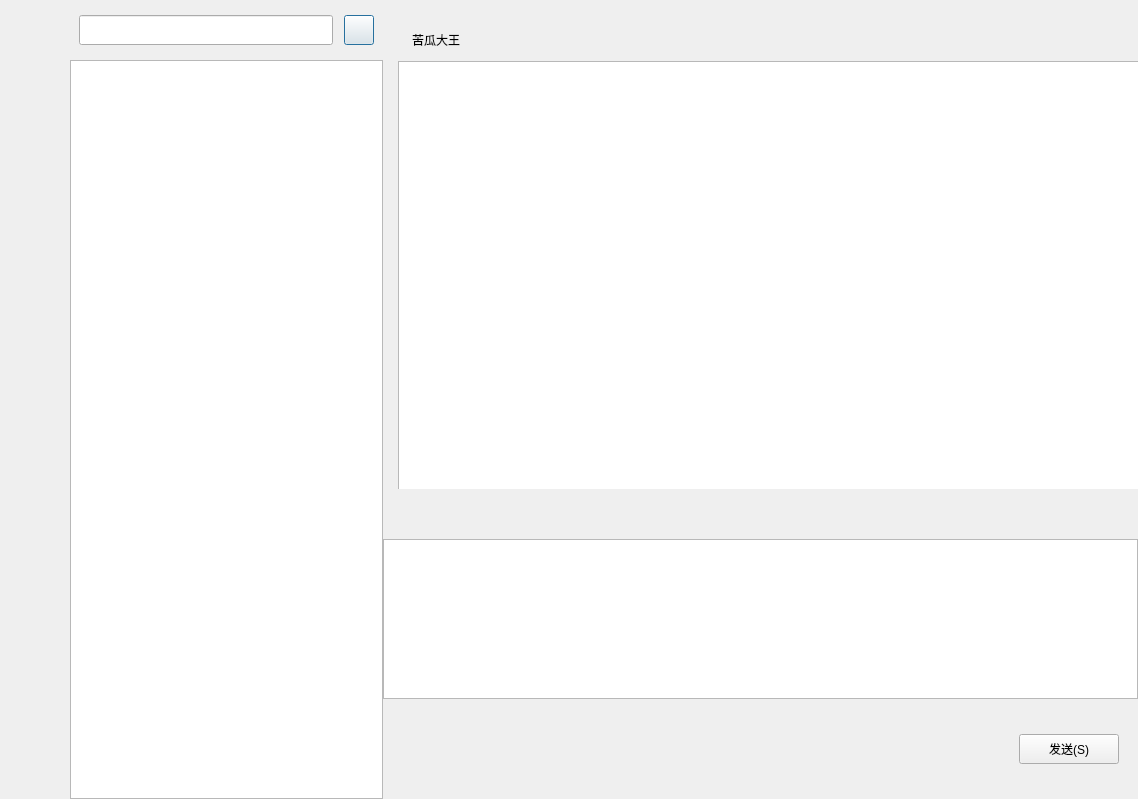
<?xml version="1.0" encoding="UTF-8"?>
<ui version="4.0">
 <class>Chat_Dialog</class>
 <widget class="QDialog" name="Chat_Dialog">
  <property name="geometry">
   <rect>
    <x>0</x>
    <y>0</y>
    <width>1138</width>
    <height>799</height>
   </rect>
  </property>
  <property name="minimumSize">
   <size>
    <width>1138</width>
    <height>799</height>
   </size>
  </property>
  <property name="maximumSize">
   <size>
    <width>1138</width>
    <height>799</height>
   </size>
  </property>
  <property name="windowTitle">
   <string>Dialog</string>
  </property>
  <layout class="QHBoxLayout" name="horizontalLayout">
   <property name="spacing">
    <number>0</number>
   </property>
   <property name="leftMargin">
    <number>0</number>
   </property>
   <property name="topMargin">
    <number>0</number>
   </property>
   <property name="rightMargin">
    <number>0</number>
   </property>
   <property name="bottomMargin">
    <number>0</number>
   </property>
   <item>
    <widget class="QWidget" name="side_bar" native="true">
     <property name="sizePolicy">
      <sizepolicy hsizetype="Fixed" vsizetype="Expanding">
       <horstretch>0</horstretch>
       <verstretch>0</verstretch>
      </sizepolicy>
     </property>
     <property name="minimumSize">
      <size>
       <width>70</width>
       <height>0</height>
      </size>
     </property>
     <property name="maximumSize">
      <size>
       <width>70</width>
       <height>16777215</height>
      </size>
     </property>
     <layout class="QVBoxLayout" name="verticalLayout">
      <property name="leftMargin">
       <number>10</number>
      </property>
      <property name="topMargin">
       <number>30</number>
      </property>
      <property name="rightMargin">
       <number>0</number>
      </property>
      <property name="bottomMargin">
       <number>20</number>
      </property>
      <item>
       <widget class="QWidget" name="widget_2" native="true">
        <property name="minimumSize">
         <size>
          <width>0</width>
          <height>30</height>
         </size>
        </property>
        <layout class="QVBoxLayout" name="verticalLayout_3">
         <property name="spacing">
          <number>30</number>
         </property>
         <property name="leftMargin">
          <number>0</number>
         </property>
         <property name="topMargin">
          <number>0</number>
         </property>
         <property name="rightMargin">
          <number>0</number>
         </property>
         <property name="bottomMargin">
          <number>0</number>
         </property>
         <item>
          <widget class="QLabel" name="side_connect_lb">
           <property name="minimumSize">
            <size>
             <width>44</width>
             <height>44</height>
            </size>
           </property>
           <property name="maximumSize">
            <size>
             <width>44</width>
             <height>44</height>
            </size>
           </property>
           <property name="text">
            <string/>
           </property>
           <property name="pixmap">
            <pixmap resource="rs.qrc">:/png/user_img.jpg</pixmap>
           </property>
          </widget>
         </item>
         <item>
          <widget class="QLabel" name="side_head_lb">
           <property name="minimumSize">
            <size>
             <width>44</width>
             <height>44</height>
            </size>
           </property>
           <property name="maximumSize">
            <size>
             <width>44</width>
             <height>44</height>
            </size>
           </property>
           <property name="text">
            <string/>
           </property>
           <property name="pixmap">
            <pixmap resource="rs.qrc">:/png/left_1.png</pixmap>
           </property>
          </widget>
         </item>
         <item>
          <widget class="QLabel" name="label_2">
           <property name="minimumSize">
            <size>
             <width>44</width>
             <height>44</height>
            </size>
           </property>
           <property name="maximumSize">
            <size>
             <width>44</width>
             <height>44</height>
            </size>
           </property>
           <property name="text">
            <string/>
           </property>
           <property name="pixmap">
            <pixmap resource="rs.qrc">:/png/user.png</pixmap>
           </property>
          </widget>
         </item>
         <item>
          <widget class="QLabel" name="label_3">
           <property name="minimumSize">
            <size>
             <width>44</width>
             <height>44</height>
            </size>
           </property>
           <property name="maximumSize">
            <size>
             <width>44</width>
             <height>44</height>
            </size>
           </property>
           <property name="text">
            <string/>
           </property>
           <property name="pixmap">
            <pixmap resource="rs.qrc">:/png/left_3.png</pixmap>
           </property>
          </widget>
         </item>
         <item>
          <widget class="QLabel" name="side_chat_lb">
           <property name="minimumSize">
            <size>
             <width>44</width>
             <height>44</height>
            </size>
           </property>
           <property name="maximumSize">
            <size>
             <width>44</width>
             <height>44</height>
            </size>
           </property>
           <property name="text">
            <string/>
           </property>
           <property name="pixmap">
            <pixmap resource="rs.qrc">:/png/friend.png</pixmap>
           </property>
          </widget>
         </item>
         <item>
          <spacer name="verticalSpacer">
           <property name="orientation">
            <enum>Qt::Vertical</enum>
           </property>
           <property name="sizeHint" stdset="0">
            <size>
             <width>20</width>
             <height>40</height>
            </size>
           </property>
          </spacer>
         </item>
        </layout>
       </widget>
      </item>
      <item>
       <widget class="QWidget" name="widget_3" native="true">
        <property name="sizePolicy">
         <sizepolicy hsizetype="Preferred" vsizetype="Preferred">
          <horstretch>0</horstretch>
          <verstretch>0</verstretch>
         </sizepolicy>
        </property>
        <property name="minimumSize">
         <size>
          <width>0</width>
          <height>80</height>
         </size>
        </property>
        <property name="maximumSize">
         <size>
          <width>16777215</width>
          <height>16777215</height>
         </size>
        </property>
        <layout class="QVBoxLayout" name="verticalLayout_6">
         <property name="spacing">
          <number>30</number>
         </property>
         <property name="leftMargin">
          <number>0</number>
         </property>
         <property name="topMargin">
          <number>0</number>
         </property>
         <property name="rightMargin">
          <number>0</number>
         </property>
         <property name="bottomMargin">
          <number>0</number>
         </property>
         <item>
          <widget class="QLabel" name="label_4">
           <property name="minimumSize">
            <size>
             <width>44</width>
             <height>44</height>
            </size>
           </property>
           <property name="maximumSize">
            <size>
             <width>44</width>
             <height>44</height>
            </size>
           </property>
           <property name="text">
            <string/>
           </property>
           <property name="pixmap">
            <pixmap resource="rs.qrc">:/png/left_bt1.png</pixmap>
           </property>
          </widget>
         </item>
         <item>
          <widget class="QLabel" name="label_6">
           <property name="minimumSize">
            <size>
             <width>44</width>
             <height>44</height>
            </size>
           </property>
           <property name="maximumSize">
            <size>
             <width>44</width>
             <height>44</height>
            </size>
           </property>
           <property name="text">
            <string/>
           </property>
           <property name="pixmap">
            <pixmap resource="rs.qrc">:/png/phone.png</pixmap>
           </property>
          </widget>
         </item>
         <item>
          <widget class="QLabel" name="label_5">
           <property name="minimumSize">
            <size>
             <width>44</width>
             <height>44</height>
            </size>
           </property>
           <property name="maximumSize">
            <size>
             <width>44</width>
             <height>44</height>
            </size>
           </property>
           <property name="text">
            <string/>
           </property>
           <property name="pixmap">
            <pixmap resource="rs.qrc">:/png/other.png</pixmap>
           </property>
          </widget>
         </item>
        </layout>
       </widget>
      </item>
     </layout>
    </widget>
   </item>
   <item>
    <widget class="QWidget" name="chat_user_wid" native="true">
     <property name="minimumSize">
      <size>
       <width>313</width>
       <height>0</height>
      </size>
     </property>
     <property name="maximumSize">
      <size>
       <width>313</width>
       <height>16777215</height>
      </size>
     </property>
     <layout class="QVBoxLayout" name="verticalLayout_2">
      <property name="spacing">
       <number>0</number>
      </property>
      <property name="leftMargin">
       <number>0</number>
      </property>
      <property name="topMargin">
       <number>0</number>
      </property>
      <property name="rightMargin">
       <number>0</number>
      </property>
      <property name="bottomMargin">
       <number>0</number>
      </property>
      <item>
       <widget class="QWidget" name="search_wid" native="true">
        <property name="minimumSize">
         <size>
          <width>0</width>
          <height>60</height>
         </size>
        </property>
        <property name="maximumSize">
         <size>
          <width>16777215</width>
          <height>60</height>
         </size>
        </property>
        <layout class="QHBoxLayout" name="horizontalLayout_2">
         <item>
          <widget class="CustomizeEdit" name="search_edit">
           <property name="minimumSize">
            <size>
             <width>0</width>
             <height>30</height>
            </size>
           </property>
           <property name="maximumSize">
            <size>
             <width>16777215</width>
             <height>30</height>
            </size>
           </property>
          </widget>
         </item>
         <item>
          <spacer name="horizontalSpacer">
           <property name="orientation">
            <enum>Qt::Horizontal</enum>
           </property>
           <property name="sizeType">
            <enum>QSizePolicy::Fixed</enum>
           </property>
           <property name="sizeHint" stdset="0">
            <size>
             <width>5</width>
             <height>20</height>
            </size>
           </property>
          </spacer>
         </item>
         <item>
          <widget class="QPushButton" name="pushButton">
           <property name="sizePolicy">
            <sizepolicy hsizetype="Fixed" vsizetype="Fixed">
             <horstretch>0</horstretch>
             <verstretch>0</verstretch>
            </sizepolicy>
           </property>
           <property name="minimumSize">
            <size>
             <width>30</width>
             <height>30</height>
            </size>
           </property>
           <property name="maximumSize">
            <size>
             <width>30</width>
             <height>30</height>
            </size>
           </property>
           <property name="styleSheet">
            <string notr="true">QPushButton{border-image:url(:/png/grey_209.png)}
QPushButton:hover{border-image: url(:/png/grey_226.png)}
QPushButton:pressed{border-image: url(:/png/grey_209.png)}</string>
           </property>
           <property name="text">
            <string/>
           </property>
          </widget>
         </item>
        </layout>
       </widget>
      </item>
      <item>
       <widget class="ChatUserList" name="chat_user_list"/>
      </item>
     </layout>
    </widget>
   </item>
   <item>
    <widget class="QWidget" name="chat_data_wid" native="true">
     <layout class="QVBoxLayout" name="verticalLayout_4">
      <property name="spacing">
       <number>0</number>
      </property>
      <property name="leftMargin">
       <number>0</number>
      </property>
      <property name="topMargin">
       <number>0</number>
      </property>
      <property name="rightMargin">
       <number>0</number>
      </property>
      <property name="bottomMargin">
       <number>0</number>
      </property>
      <item>
       <widget class="QWidget" name="chat_data_list" native="true">
        <widget class="QWidget" name="title_wid" native="true">
         <property name="geometry">
          <rect>
           <x>20</x>
           <y>10</y>
           <width>755</width>
           <height>60</height>
          </rect>
         </property>
         <property name="minimumSize">
          <size>
           <width>0</width>
           <height>60</height>
          </size>
         </property>
         <property name="maximumSize">
          <size>
           <width>16777215</width>
           <height>60</height>
          </size>
         </property>
         <layout class="QVBoxLayout" name="verticalLayout_5">
          <item>
           <widget class="QWidget" name="widget" native="true">
            <layout class="QHBoxLayout" name="horizontalLayout_5">
             <item>
              <widget class="QLabel" name="label">
               <property name="text">
                <string>苦瓜大王</string>
               </property>
              </widget>
             </item>
             <item>
              <widget class="QLabel" name="label_7">
               <property name="minimumSize">
                <size>
                 <width>30</width>
                 <height>30</height>
                </size>
               </property>
               <property name="maximumSize">
                <size>
                 <width>30</width>
                 <height>30</height>
                </size>
               </property>
               <property name="text">
                <string/>
               </property>
               <property name="pixmap">
                <pixmap resource="rs.qrc">:/png/more.png</pixmap>
               </property>
              </widget>
             </item>
            </layout>
           </widget>
          </item>
         </layout>
        </widget>
        <widget class="QListWidget" name="listWidget">
         <property name="geometry">
          <rect>
           <x>15</x>
           <y>61</y>
           <width>741</width>
           <height>431</height>
          </rect>
         </property>
        </widget>
       </widget>
      </item>
      <item>
       <widget class="QWidget" name="funct_wid" native="true">
        <property name="minimumSize">
         <size>
          <width>0</width>
          <height>50</height>
         </size>
        </property>
        <property name="maximumSize">
         <size>
          <width>16777215</width>
          <height>50</height>
         </size>
        </property>
        <layout class="QHBoxLayout" name="horizontalLayout_3">
         <property name="leftMargin">
          <number>2</number>
         </property>
         <property name="topMargin">
          <number>2</number>
         </property>
         <property name="rightMargin">
          <number>2</number>
         </property>
         <property name="bottomMargin">
          <number>2</number>
         </property>
         <item>
          <spacer name="horizontalSpacer_2">
           <property name="orientation">
            <enum>Qt::Horizontal</enum>
           </property>
           <property name="sizeType">
            <enum>QSizePolicy::Fixed</enum>
           </property>
           <property name="sizeHint" stdset="0">
            <size>
             <width>5</width>
             <height>20</height>
            </size>
           </property>
          </spacer>
         </item>
         <item>
          <widget class="QLabel" name="emo_lb">
           <property name="minimumSize">
            <size>
             <width>25</width>
             <height>25</height>
            </size>
           </property>
           <property name="maximumSize">
            <size>
             <width>25</width>
             <height>25</height>
            </size>
           </property>
           <property name="text">
            <string/>
           </property>
           <property name="pixmap">
            <pixmap resource="rs.qrc">:/png/expression.png</pixmap>
           </property>
          </widget>
         </item>
         <item>
          <spacer name="horizontalSpacer_4">
           <property name="orientation">
            <enum>Qt::Horizontal</enum>
           </property>
           <property name="sizeType">
            <enum>QSizePolicy::Fixed</enum>
           </property>
           <property name="sizeHint" stdset="0">
            <size>
             <width>5</width>
             <height>20</height>
            </size>
           </property>
          </spacer>
         </item>
         <item>
          <widget class="QLabel" name="file_lb">
           <property name="minimumSize">
            <size>
             <width>25</width>
             <height>25</height>
            </size>
           </property>
           <property name="maximumSize">
            <size>
             <width>25</width>
             <height>25</height>
            </size>
           </property>
           <property name="text">
            <string/>
           </property>
           <property name="pixmap">
            <pixmap resource="rs.qrc">:/png/ltwj.png</pixmap>
           </property>
          </widget>
         </item>
         <item>
          <spacer name="horizontalSpacer_8">
           <property name="orientation">
            <enum>Qt::Horizontal</enum>
           </property>
           <property name="sizeType">
            <enum>QSizePolicy::Fixed</enum>
           </property>
           <property name="sizeHint" stdset="0">
            <size>
             <width>5</width>
             <height>5</height>
            </size>
           </property>
          </spacer>
         </item>
         <item>
          <widget class="QLabel" name="label_8">
           <property name="minimumSize">
            <size>
             <width>25</width>
             <height>25</height>
            </size>
           </property>
           <property name="maximumSize">
            <size>
             <width>25</width>
             <height>25</height>
            </size>
           </property>
           <property name="text">
            <string/>
           </property>
           <property name="pixmap">
            <pixmap resource="rs.qrc">:/png/jietu.png</pixmap>
           </property>
          </widget>
         </item>
         <item>
          <spacer name="horizontalSpacer_7">
           <property name="orientation">
            <enum>Qt::Horizontal</enum>
           </property>
           <property name="sizeType">
            <enum>QSizePolicy::Fixed</enum>
           </property>
           <property name="sizeHint" stdset="0">
            <size>
             <width>5</width>
             <height>20</height>
            </size>
           </property>
          </spacer>
         </item>
         <item>
          <widget class="QLabel" name="label_9">
           <property name="minimumSize">
            <size>
             <width>25</width>
             <height>25</height>
            </size>
           </property>
           <property name="maximumSize">
            <size>
             <width>25</width>
             <height>25</height>
            </size>
           </property>
           <property name="text">
            <string/>
           </property>
           <property name="pixmap">
            <pixmap resource="rs.qrc">:/png/record.png</pixmap>
           </property>
          </widget>
         </item>
         <item>
          <spacer name="horizontalSpacer_3">
           <property name="orientation">
            <enum>Qt::Horizontal</enum>
           </property>
           <property name="sizeHint" stdset="0">
            <size>
             <width>40</width>
             <height>20</height>
            </size>
           </property>
          </spacer>
         </item>
        </layout>
       </widget>
      </item>
      <item>
       <widget class="QTextEdit" name="chat_edit">
        <property name="minimumSize">
         <size>
          <width>0</width>
          <height>150</height>
         </size>
        </property>
        <property name="maximumSize">
         <size>
          <width>16777215</width>
          <height>160</height>
         </size>
        </property>
       </widget>
      </item>
      <item>
       <widget class="QWidget" name="send_wid" native="true">
        <property name="minimumSize">
         <size>
          <width>0</width>
          <height>100</height>
         </size>
        </property>
        <property name="maximumSize">
         <size>
          <width>16777215</width>
          <height>100</height>
         </size>
        </property>
        <layout class="QHBoxLayout" name="horizontalLayout_4">
         <item>
          <spacer name="horizontalSpacer_5">
           <property name="orientation">
            <enum>Qt::Horizontal</enum>
           </property>
           <property name="sizeHint" stdset="0">
            <size>
             <width>40</width>
             <height>20</height>
            </size>
           </property>
          </spacer>
         </item>
         <item>
          <widget class="QPushButton" name="send_btn">
           <property name="minimumSize">
            <size>
             <width>100</width>
             <height>30</height>
            </size>
           </property>
           <property name="maximumSize">
            <size>
             <width>100</width>
             <height>30</height>
            </size>
           </property>
           <property name="text">
            <string>发送(S)</string>
           </property>
          </widget>
         </item>
         <item>
          <spacer name="horizontalSpacer_6">
           <property name="orientation">
            <enum>Qt::Horizontal</enum>
           </property>
           <property name="sizeType">
            <enum>QSizePolicy::Fixed</enum>
           </property>
           <property name="sizeHint" stdset="0">
            <size>
             <width>10</width>
             <height>20</height>
            </size>
           </property>
          </spacer>
         </item>
        </layout>
       </widget>
      </item>
     </layout>
    </widget>
   </item>
  </layout>
 </widget>
 <customwidgets>
  <customwidget>
   <class>CustomizeEdit</class>
   <extends>QLineEdit</extends>
   <header location="global">customizeedit.h</header>
  </customwidget>
  <customwidget>
   <class>ChatUserList</class>
   <extends>QListWidget</extends>
   <header location="global">chatuserlist.h</header>
  </customwidget>
 </customwidgets>
 <resources>
  <include location="rs.qrc"/>
 </resources>
 <connections/>
</ui>
